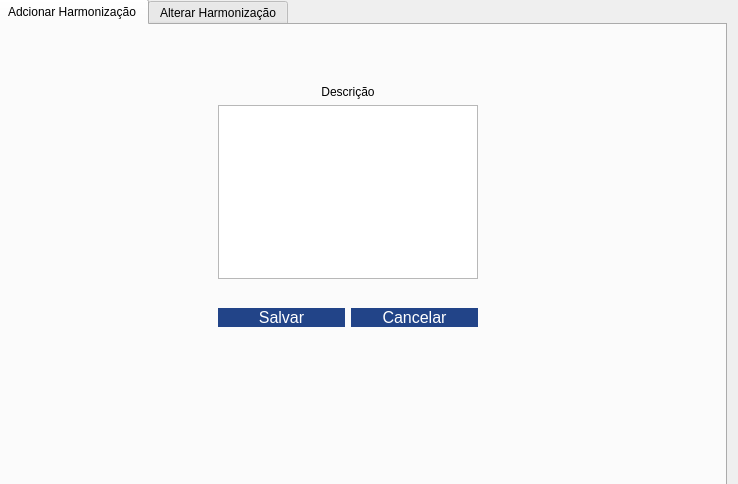
<?xml version="1.0" encoding="UTF-8"?>
<ui version="4.0">
 <class>fm_gestaoHarmonizacao</class>
 <widget class="QDialog" name="fm_gestaoHarmonizacao">
  <property name="geometry">
   <rect>
    <x>0</x>
    <y>0</y>
    <width>738</width>
    <height>484</height>
   </rect>
  </property>
  <property name="windowTitle">
   <string>Harmonização</string>
  </property>
  <property name="styleSheet">
   <string notr="true">QPushButton{
background:#248;
color:#fff;
font-size:12pt;
border:none;
border-radius:10px;
}
QPushButton:hover{
	background:#fff;
	color:#248;
	font-size:12pt;
	border:none;
	border-radius:10px;
}
</string>
  </property>
  <widget class="QTabWidget" name="tabWidget">
   <property name="geometry">
    <rect>
     <x>-4</x>
     <y>-1</y>
     <width>731</width>
     <height>641</height>
    </rect>
   </property>
   <property name="currentIndex">
    <number>0</number>
   </property>
   <widget class="QWidget" name="tab">
    <attribute name="title">
     <string>Adcionar Harmonização</string>
    </attribute>
    <widget class="QWidget" name="layoutWidget">
     <property name="geometry">
      <rect>
       <x>220</x>
       <y>60</y>
       <width>260</width>
       <height>242</height>
      </rect>
     </property>
     <layout class="QVBoxLayout" name="verticalLayout_2">
      <item>
       <layout class="QVBoxLayout" name="verticalLayout">
        <item>
         <widget class="QLabel" name="label">
          <property name="text">
           <string>Descrição</string>
          </property>
          <property name="alignment">
           <set>Qt::AlignCenter</set>
          </property>
         </widget>
        </item>
        <item>
         <widget class="QPlainTextEdit" name="plainTextEditAddDescricao"/>
        </item>
        <item>
         <spacer name="verticalSpacer">
          <property name="orientation">
           <enum>Qt::Vertical</enum>
          </property>
          <property name="sizeHint" stdset="0">
           <size>
            <width>20</width>
            <height>40</height>
           </size>
          </property>
         </spacer>
        </item>
       </layout>
      </item>
      <item>
       <layout class="QHBoxLayout" name="horizontalLayout">
        <item>
         <widget class="QPushButton" name="pushButtonSalvar_1">
          <property name="text">
           <string>Salvar</string>
          </property>
         </widget>
        </item>
        <item>
         <widget class="QPushButton" name="pushButtonCancelar">
          <property name="text">
           <string>Cancelar</string>
          </property>
         </widget>
        </item>
       </layout>
      </item>
     </layout>
    </widget>
   </widget>
   <widget class="QWidget" name="tab_2">
    <attribute name="title">
     <string>Alterar Harmonização</string>
    </attribute>
    <widget class="QTableWidget" name="tableWidget">
     <property name="geometry">
      <rect>
       <x>30</x>
       <y>140</y>
       <width>321</width>
       <height>231</height>
      </rect>
     </property>
    </widget>
    <widget class="QWidget" name="layoutWidget">
     <property name="geometry">
      <rect>
       <x>140</x>
       <y>70</y>
       <width>135</width>
       <height>66</height>
      </rect>
     </property>
     <layout class="QVBoxLayout" name="verticalLayout_3">
      <item>
       <widget class="QLabel" name="label_16">
        <property name="text">
         <string>Filtro</string>
        </property>
       </widget>
      </item>
      <item>
       <widget class="QLineEdit" name="lineEditFiltrar"/>
      </item>
      <item>
       <widget class="QPushButton" name="pushButtonFiltrar">
        <property name="text">
         <string>Filtrar</string>
        </property>
       </widget>
      </item>
     </layout>
    </widget>
    <widget class="QWidget" name="layoutWidget">
     <property name="geometry">
      <rect>
       <x>30</x>
       <y>70</y>
       <width>106</width>
       <height>61</height>
      </rect>
     </property>
     <layout class="QVBoxLayout" name="verticalLayout_4">
      <item>
       <widget class="QLabel" name="label_12">
        <property name="text">
         <string>Filtar por:</string>
        </property>
       </widget>
      </item>
      <item>
       <widget class="QRadioButton" name="radioButtonIdHarmonizacao">
        <property name="text">
         <string>ID Harmonizaçao</string>
        </property>
       </widget>
      </item>
      <item>
       <widget class="QRadioButton" name="radioButtonIdDescricao">
        <property name="text">
         <string>Descricao</string>
        </property>
       </widget>
      </item>
     </layout>
    </widget>
    <widget class="QWidget" name="layoutWidget">
     <property name="geometry">
      <rect>
       <x>460</x>
       <y>30</y>
       <width>260</width>
       <height>242</height>
      </rect>
     </property>
     <layout class="QVBoxLayout" name="verticalLayout_6">
      <item>
       <layout class="QVBoxLayout" name="verticalLayout_5">
        <item>
         <widget class="QLabel" name="label_4">
          <property name="text">
           <string>Descrição</string>
          </property>
          <property name="alignment">
           <set>Qt::AlignCenter</set>
          </property>
         </widget>
        </item>
        <item>
         <widget class="QPlainTextEdit" name="plainTextEditUpdtDescricao"/>
        </item>
       </layout>
      </item>
      <item>
       <spacer name="verticalSpacer_2">
        <property name="orientation">
         <enum>Qt::Vertical</enum>
        </property>
        <property name="sizeHint" stdset="0">
         <size>
          <width>20</width>
          <height>40</height>
         </size>
        </property>
       </spacer>
      </item>
      <item>
       <layout class="QHBoxLayout" name="horizontalLayout_2">
        <item>
         <widget class="QPushButton" name="pushButtonSalvar_2">
          <property name="text">
           <string>Salvar</string>
          </property>
         </widget>
        </item>
        <item>
         <widget class="QPushButton" name="pushButtonExcluir">
          <property name="text">
           <string>Excluir</string>
          </property>
         </widget>
        </item>
       </layout>
      </item>
     </layout>
    </widget>
   </widget>
  </widget>
 </widget>
 <resources/>
 <connections/>
</ui>
